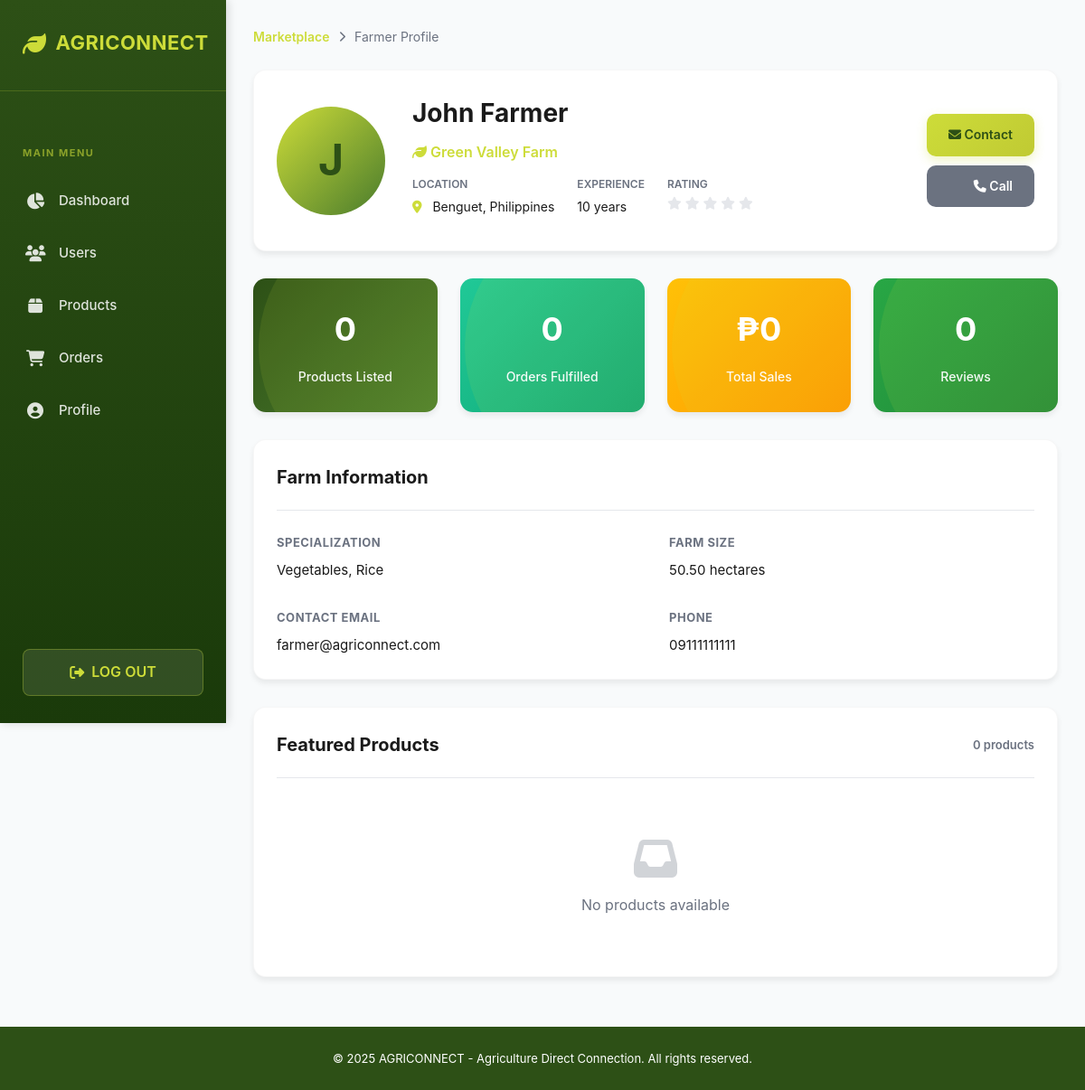
The app's page /pages/products/farmer-profile.php?user_id=2 (signed in) with its own data.
### tables this page shows
CREATE TABLE farmers (
    farmer_id INT PRIMARY KEY AUTO_INCREMENT,
    user_id INT NOT NULL UNIQUE,
    farm_name VARCHAR(100),
    farm_location TEXT,
    farm_size DECIMAL(10, 2),
    years_of_experience INT,
    specialization VARCHAR(255),
    created_at TIMESTAMP DEFAULT CURRENT_TIMESTAMP,
    FOREIGN KEY (user_id) REFERENCES users(user_id) ON DELETE CASCADE
);

CREATE TABLE users (
    user_id INT PRIMARY KEY AUTO_INCREMENT,
    username VARCHAR(50) UNIQUE NOT NULL,
    email VARCHAR(100) UNIQUE NOT NULL,
    password VARCHAR(255) NOT NULL,
    full_name VARCHAR(100) NOT NULL,
    phone VARCHAR(15),
    address TEXT,
    role ENUM('admin', 'farmer', 'buyer') NOT NULL,
    profile_image VARCHAR(255),
    is_active BOOLEAN DEFAULT TRUE,
    created_at TIMESTAMP DEFAULT CURRENT_TIMESTAMP,
    updated_at TIMESTAMP DEFAULT CURRENT_TIMESTAMP ON UPDATE CURRENT_TIMESTAMP
);

### pages/products/farmer-profile.php (the view, shortened to what this page needs)
<?php
include_once($_SERVER['DOCUMENT_ROOT'] . '/agriconnect/includes/auth-check.php');
include_once($_SERVER['DOCUMENT_ROOT'] . '/agriconnect/includes/header.php');
$user_id = (int)$_GET['user_id'];
$query = "SELECT f.*, u.full_name, u.email, u.phone, u.address
          FROM farmers f
          JOIN users u ON f.user_id = u.user_id
          WHERE u.user_id = ?";
$stmt = $conn->prepare($query);
$stmt->bind_param("i", $user_id);
$stmt->execute();
$result = $stmt->get_result();
$farmer = $result->fetch_assoc();
$products = [];
$stats_query = "SELECT
    COUNT(DISTINCT p.product_id) as total_products,
    COUNT(DISTINCT o.order_id) as total_orders,
    COALESCE(SUM(od.subtotal), 0) as total_sales,
    COALESCE(AVG(r.rating), 0) as avg_rating,
    COUNT(r.review_id) as total_reviews
    FROM farmers f
    LEFT JOIN products p ON f.farmer_id = p.farmer_id
    LEFT JOIN order_details od ON p.product_id = od.product_id
    LEFT JOIN orders o ON od.order_id = o.order_id
    LEFT JOIN reviews r ON p.product_id = r.product_id
    WHERE f.farmer_id = ?";
$stmt = $conn->prepare($stats_query);
$stmt->bind_param("i", $farmer['farmer_id']);
$stmt->execute();
$stats_result = $stmt->get_result();
$stats = $stats_result->fetch_assoc();
?>
<div class="main-wrapper">
    <?php include_once($_SERVER['DOCUMENT_ROOT'] . '/agriconnect/includes/sidebar.php'); ?>
    <div class="main-content">
        <div style="margin-bottom: 25px; display: flex; align-items: center; gap: 10px; font-size: 14px;">
            <a href="/agriconnect/pages/products/marketplace.php" style="color: var(--accent-lime); text-decoration: none; font-weight: 600;">Marketplace</a>
            <i class="fas fa-chevron-right" style="color: var(--text-gray); font-size: 12px;"></i>
            <span style="color: var(--text-gray);">Farmer Profile</span>
        </div>
        <div class="card" style="margin-bottom: 30px;">
            <div style="display: grid; grid-template-columns: auto 1fr auto; gap: 30px; align-items: center;">
                <div style="width: 120px; height: 120px; border-radius: 50%; background: linear-gradient(135deg, var(--accent-lime), var(--light-green)); display: flex; align-items: center; justify-content: center; color: var(--primary-green); font-weight: 700; font-size: 48px;">
                    <?php echo strtoupper(substr($farmer['full_name'], 0, 1)); ?>
                </div>
                <div>
                    <h1 style="font-size: 28px; font-weight: 700; color: var(--text-dark); margin: 0 0 8px 0;">
                        <?php echo htmlspecialchars($farmer['full_name']); ?>
                    </h1>
                    <p style="margin: 0; font-size: 16px; color: var(--accent-lime); font-weight: 600; margin-bottom: 12px;">
                        <i class="fas fa-leaf"></i> <?php echo htmlspecialchars($farmer['farm_name']); ?>
                    </p>
                    <div style="display: flex; gap: 25px; margin-bottom: 12px;">
                        <div>
                            <p style="margin: 0; font-size: 12px; color: var(--text-gray); font-weight: 600;">LOCATION</p>
                            <p style="margin: 5px 0 0 0; font-size: 14px; color: var(--text-dark);">
                                <i class="fas fa-map-marker-alt" style="color: var(--accent-lime); margin-right: 8px;"></i>
                                <?php echo htmlspecialchars($farmer['farm_location']); ?>
                            </p>
                        </div>
                        <div>
                            <p style="margin: 0; font-size: 12px; color: var(--text-gray); font-weight: 600;">EXPERIENCE</p>
                            <p style="margin: 5px 0 0 0; font-size: 14px; color: var(--text-dark);">
                                <?php echo $farmer['years_of_experience']; ?> years
                            </p>
                        </div>
                        <div>
                            <p style="margin: 0; font-size: 12px; color: var(--text-gray); font-weight: 600;">RATING</p>
                            <div style="margin: 5px 0 0 0; display: flex; gap: 4px;">
                                <?php for ($i = 0; $i < 5; $i++): ?>
                                    <i class="fas fa-star" style="color: <?php echo $i < round($stats['avg_rating']) ? 'var(--accent-lime)' : 'var(--border-light)'; ?>; font-size: 14px;"></i>
                                <?php endfor; ?>
                            </div>
                        </div>
                    </div>
                </div>
                <div style="text-align: right;">
                    <a href="mailto:<?php echo htmlspecialchars($farmer['email']); ?>" class="btn btn-primary" style="margin-bottom: 10px; display: block;">
                        <i class="fas fa-envelope"></i> Contact
                    </a>
                    <a href="tel:<?php echo htmlspecialchars($farmer['phone']); ?>" class="btn btn-secondary" style="display: block;">
                        <i class="fas fa-phone"></i> Call
                    </a>
                </div>
            </div>
        </div>
        <div class="stats-grid" style="margin-bottom: 30px;">
            <div class="stat-card">
                <div class="stat-card-content">
                    <h3><?php echo $stats['total_products']; ?></h3>
                    <p>Products Listed</p>
                </div>
            </div>
            <div class="stat-card" style="background: linear-gradient(135deg, #20c997, #0fa674);">
                <div class="stat-card-content">
                    <h3><?php echo $stats['total_orders']; ?></h3>
                    <p>Orders Fulfilled</p>
                </div>
            </div>
            <div class="stat-card" style="background: linear-gradient(135deg, #ffc107, #ff9800);">
                <div class="stat-card-content">
                    <h3>₱<?php echo number_format($stats['total_sales'], 0); ?></h3>
                    <p>Total Sales</p>
                </div>
            </div>
            <div class="stat-card" style="background: linear-gradient(135deg, #28a745, #218838);">
                <div class="stat-card-content">
                    <h3><?php echo $stats['total_reviews']; ?></h3>
                    <p>Reviews</p>
                </div>
            </div>
        </div>
        <div class="card" style="margin-bottom: 30px;">
            <div class="card-header">
                <h2>Farm Information</h2>
            </div>
            <div style="display: grid; grid-template-columns: 1fr 1fr; gap: 30px;">
                <div>
                    <h4 style="font-size: 13px; font-weight: 700; text-transform: uppercase; color: var(--text-gray); margin: 0 0 8px 0; letter-spacing: 0.5px;">Specialization</h4>
                    <p style="margin: 0; font-size: 15px; color: var(--text-dark);">
                        <?php echo htmlspecialchars($farmer['specialization']); ?>
                    </p>
                </div>
                <div>
                    <h4 style="font-size: 13px; font-weight: 700; text-transform: uppercase; color: var(--text-gray); margin: 0 0 8px 0; letter-spacing: 0.5px;">Farm Size</h4>
                    <p style="margin: 0; font-size: 15px; color: var(--text-dark);">
                        <?php echo number_format($farmer['farm_size'], 2); ?> hectares
                    </p>
                </div>
                <div>
                    <h4 style="font-size: 13px; font-weight: 700; text-transform: uppercase; color: var(--text-gray); margin: 0 0 8px 0; letter-spacing: 0.5px;">Contact Email</h4>
                    <p style="margin: 0; font-size: 15px; color: var(--text-dark);">
                        <?php echo htmlspecialchars($farmer['email']); ?>
                    </p>
                </div>
                <div>
                    <h4 style="font-size: 13px; font-weight: 700; text-transform: uppercase; color: var(--text-gray); margin: 0 0 8px 0; letter-spacing: 0.5px;">Phone</h4>
                    <p style="margin: 0; font-size: 15px; color: var(--text-dark);">
                        <?php echo htmlspecialchars($farmer['phone']); ?>
                    </p>
                </div>
            </div>
        </div>
        <div class="card">
            <div class="card-header">
                <h2>Featured Products</h2>
                <span style="font-size: 13px; color: var(--text-gray); font-weight: 600;">
                    <?php echo count($products); ?> products
                </span>
            </div>
            <?php if (count($products) > 0): ?>
                <div style="display: grid; grid-template-columns: repeat(auto-fill, minmax(250px, 1fr)); gap: 20px;">
                    <?php foreach ($products as $product): ?>
                        <a href="/agriconnect/pages/products/product-detail.php?product_id=<?php echo $product['product_id']; ?>" class="card" style="text-decoration: none; color: var(--text-dark); cursor: pointer; transition: all 0.3s ease;">
                            <div style="width: 100%; height: 150px; background: linear-gradient(135deg, var(--accent-light-lime), #f0f9ff); border-radius: 10px; display: flex; align-items: center; justify-content: center; margin-bottom: 12px;">
                                <i class="fas fa-image" style="font-size: 40px; color: var(--accent-lime); opacity: 0.5;"></i>
                            </div>
                            <h4 style="margin: 0 0 8px 0; font-weight: 600; font-size: 14px;">
                                <?php echo htmlspecialchars($product['product_name']); ?>
                            </h4>
                            <p style="margin: 0 0 12px 0; font-size: 12px; color: var(--text-gray); line-height: 1.5;">
                                <?php echo substr(htmlspecialchars($product['description']), 0, 60); ?>...
                            </p>
                            <div style="display: flex; justify-content: space-between; align-items: center; margin-top: auto; padding-top: 12px; border-top: 1px solid var(--border-light);">
                                <div>
                                    <p style="margin: 0; font-size: 12px; color: var(--text-gray);">Price</p>
                                    <p style="margin: 0; font-size: 16px; font-weight: 700; color: var(--primary-green);">
                                        ₱<?php echo number_format($product['price'], 2); ?>
                                    </p>
                                </div>
                                <div style="text-align: right;">
                                    <p style="margin: 0; font-size: 12px; color: var(--text-gray);">Stock</p>
                                    <p style="margin: 0; font-size: 16px; font-weight: 700; color: var(--accent-lime);">
                                        <?php echo $product['stock_quantity']; ?>
                                    </p>
                                </div>
                            </div>
                        </a>
                    <?php endforeach; ?>
                </div>
            <?php else: ?>
                <div style="text-align: center; padding: 40px;">
                    <i class="fas fa-inbox" style="font-size: 48px; color: var(--text-gray); opacity: 0.3; display: block; margin-bottom: 15px;"></i>
                    <p style="margin: 0; color: var(--text-gray);">No products available</p>
                </div>
            <?php endif; ?>
        </div>
    </div>
</div>
<?php include_once($_SERVER['DOCUMENT_ROOT'] . '/agriconnect/includes/footer.php'); ?>

### assets/css/style.css (style rules this page uses)
:root { --primary-green: #2d5016; --dark-green: #1a3a0a; --light-green: #4a7c2c; --accent-lime: #cddc39; --accent-light-lime: #e8f5e9; --bg-light: #f8fafb; --bg-white: #ffffff; --text-dark: #1a1a1a; --text-gray: #6b7280; --border-light: #e5e7eb; --shadow-sm: 0 1px 2px rgba(0, 0, 0, 0.05); --shadow-md: 0 4px 6px rgba(0, 0, 0, 0.07); --shadow-lg: 0 10px 15px rgba(0, 0, 0, 0.1); }
* { margin: 0; padding: 0; box-sizing: border-box; }
html, body { width: 100%; height: 100%; }
body { font-family: -apple-system, BlinkMacSystemFont, "Segoe UI", Roboto, "Helvetica Neue", Arial, sans-serif; background-color: var(--bg-light); color: var(--text-dark); line-height: 1.6; overflow-x: hidden; }
.main-wrapper { display: flex; min-height: 100vh; }
.main-content { flex: 1; margin-left: 250px; padding: 40px; background-color: var(--bg-light); }
.card { background-color: var(--bg-white); border-radius: 14px; padding: 25px; margin-bottom: 25px; box-shadow: var(--shadow-md); border: 1px solid rgba(0, 0, 0, 0.03); transition: all 0.3s ease; }
.card-header { display: flex; justify-content: space-between; align-items: center; margin-bottom: 25px; padding-bottom: 20px; border-bottom: 1px solid var(--border-light); }
.card-header h2 { font-size: 20px; font-weight: 700; color: var(--text-dark); margin: 0; }
.stats-grid { display: grid; grid-template-columns: repeat(auto-fit, minmax(220px, 1fr)); gap: 25px; margin-bottom: 35px; }
.stat-card { background: linear-gradient(135deg, var(--primary-green), var(--light-green)); color: var(--bg-white); padding: 28px; border-radius: 14px; text-align: center; box-shadow: var(--shadow-md); transition: all 0.3s ease; position: relative; overflow: hidden; }
.stat-card::before { content: ""; position: absolute; top: -50%; right: -50%; width: 300px; height: 300px; background: rgba(205, 220, 57, 0.1); border-radius: 50%; }
.stat-card-content { position: relative; z-index: 1; }
.stat-card h3 { font-size: 36px; font-weight: 700; margin-bottom: 12px; margin-top: 0; }
.stat-card p { font-size: 14px; opacity: 0.95; margin: 0; font-weight: 500; }
.btn { padding: 12px 24px; border: none; border-radius: 10px; font-size: 14px; font-weight: 600; cursor: pointer; transition: all 0.3s ease; display: inline-flex; align-items: center; gap: 8px; text-decoration: none; }
.btn-primary { background: linear-gradient(135deg, var(--accent-lime), #c0ca33); color: var(--primary-green); box-shadow: 0 4px 12px rgba(205, 220, 57, 0.3); }
.btn-secondary { background-color: var(--text-gray); color: var(--bg-white); }
@media (max-width: 1200px) { .main-content { padding: 30px; } }
@media (max-width: 1200px) { .stats-grid { grid-template-columns: repeat(auto-fit, minmax(180px, 1fr)); } }

### records on screen
farmers: user.full_name "J", user.full_name "John Farmer", farm_name "Green Valley Farm", farm_location "Benguet, Philippines", years_of_experience "10", specialization "Vegetables, Rice", farm_size "50.50", user.email "farmer@agriconnect.com", user.phone "09111111111"

### other values on screen
$stats['total_products'] "0"
$stats['total_orders'] "0"
$stats['total_sales'] "0"
$stats['total_reviews'] "0"
count($products) "0"
